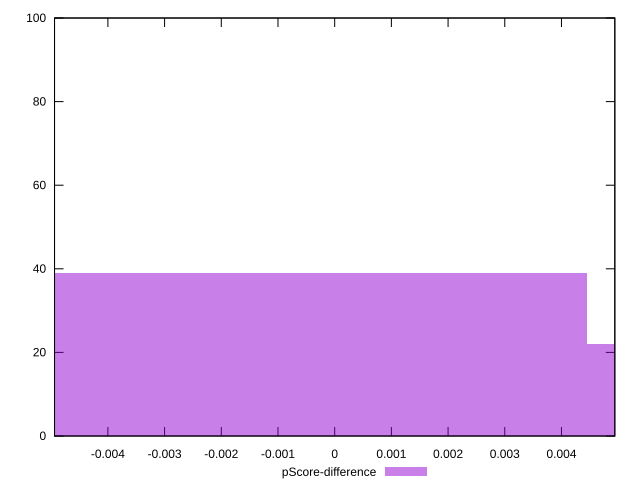

Reproduce this figure in gnuplot.
reset

$pScoreDifference <<EOF
0 39
0.008908519585653094 22
-0.008908519585653094 39
EOF

set key outside below
set boxwidth 0.008908519585653094
set xrange [-0.004941176470588227:0.004941176470588227]
set yrange [0:100]
set trange [0:100]
set style fill transparent solid 0.5 noborder
set terminal svg size 640, 490 enhanced background rgb 'white'
set output "reports/report_00032_2021-02-25T10-28-15.087Z/uses-rel-preload/samples/music/pScore-difference/histogram.svg"

plot $pScoreDifference title "pScore-difference" with boxes

reset
